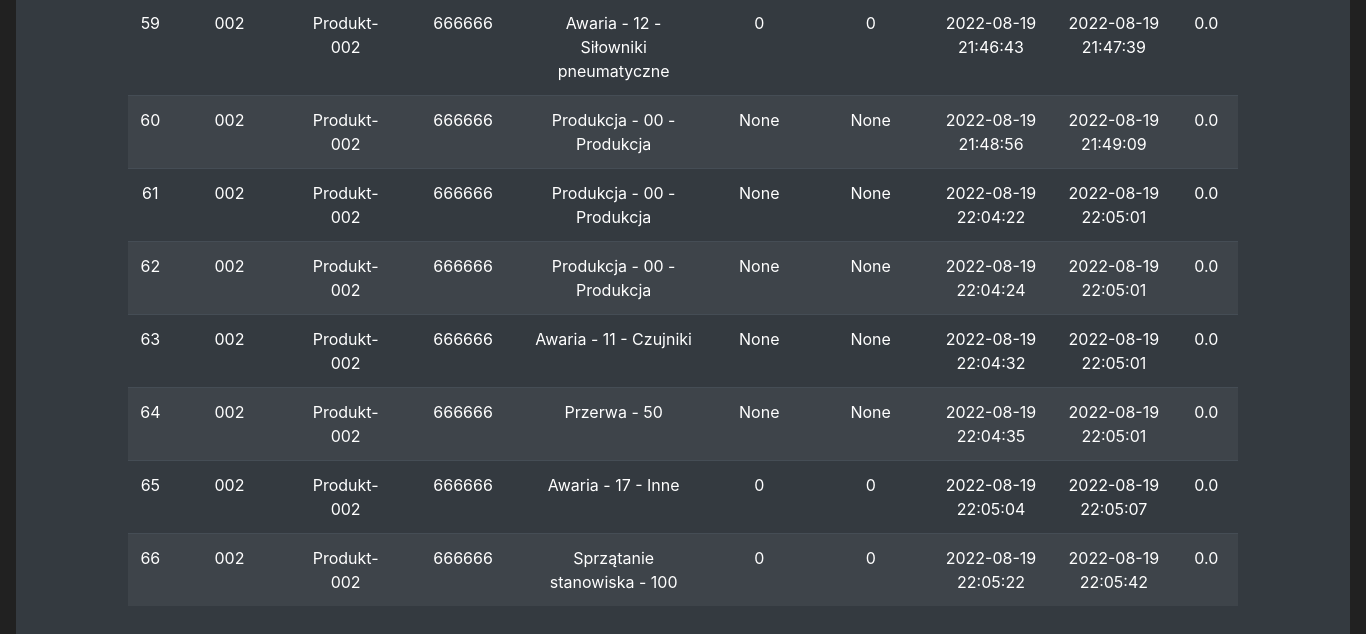
Page /eventTable (signed in, lower part) on the earlier database version.
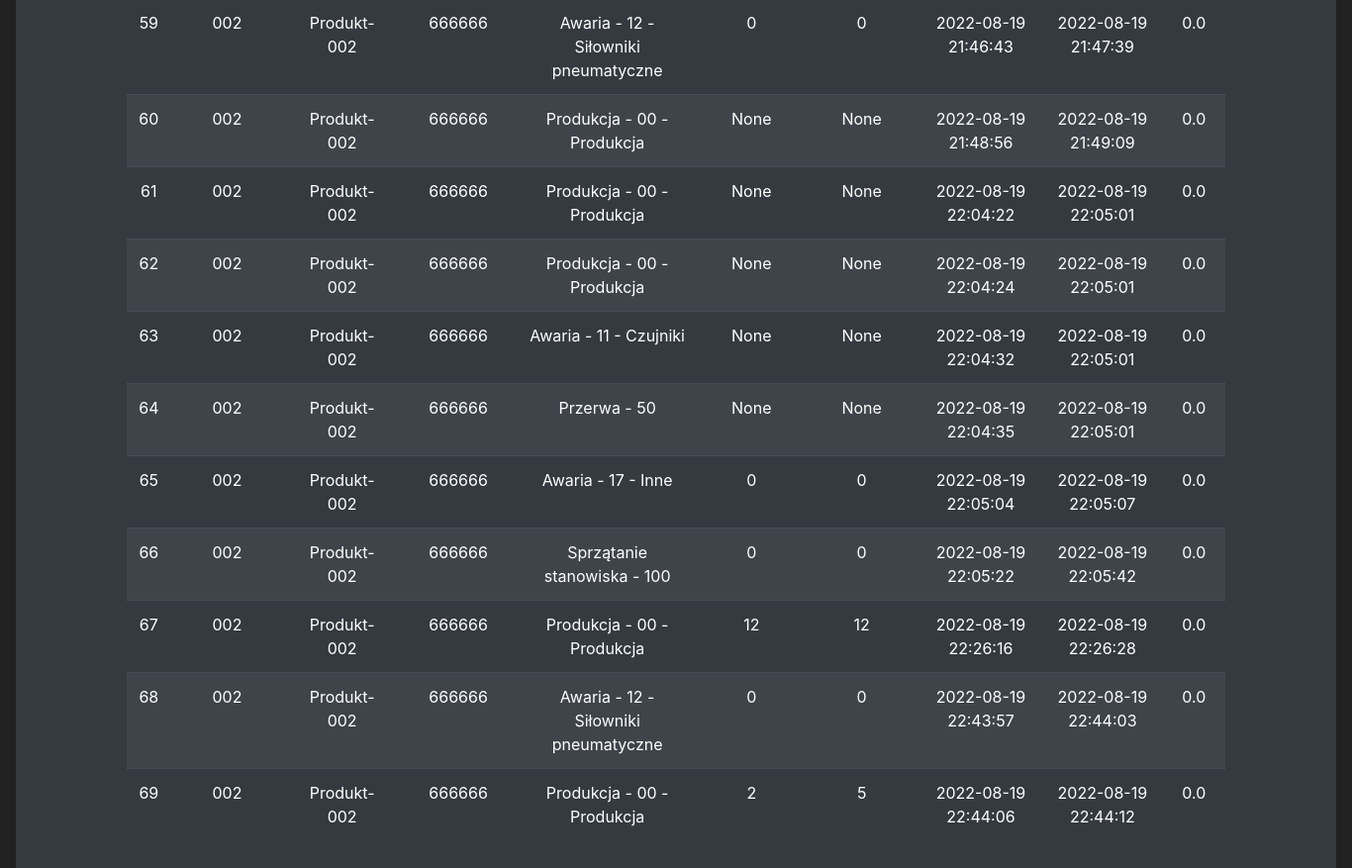
Same page on the later database version.
### mainApp/models/event.py (models this page shows, shortened)
class Event(db.Model):
    id = db.Column(db.Integer, primary_key=True)
    idProd = db.Column(db.Integer, db.ForeignKey(Product.id), nullable=True)
    idStatus = db.Column(db.Integer, db.ForeignKey(Status.id))
    startDate = db.Column(db.Integer)
    endDate = db.Column(db.Integer)
    okCounter = db.Column(db.Integer)
    nokCounter = db.Column(db.Integer)
    userID = db.Column(db.Integer, db.ForeignKey(User.id))

### mainApp/models/product.py (models this page shows, shortened)
class Product(db.Model):
    id = db.Column(db.Integer, primary_key=True)
    modelCode = db.Column(db.String(20), unique=True)
    modelName = db.Column(db.String(20))
    orderStatus = db.Column(db.String(20))
    startDate = db.Column(db.Integer)
    executionDate = db.Column(db.Integer)

### mainApp/models/user.py (models this page shows, shortened)
class User(UserMixin, db.Model):
    id = db.Column(db.Integer, primary_key=True, unique=True)
    username = db.Column(db.String(100), unique=True)
    password_hash = db.Column(db.String())
    email_address = db.Column(db.String())
    role = db.Column(db.Integer)

### mainApp/models/status.py (models this page shows, shortened)
class Status(db.Model):
    id = db.Column(db.Integer, primary_key=True)
    statusCode = db.Column(db.Integer)
    statusName = db.Column(db.String(20), unique=True)
    production = db.Column(db.String(20))

### mainApp/routes.py (the view)
@app.route('/eventTable', methods=['GET', 'POST'])
@login_required
def event_table_page():
    results = db.session.query(Status, User, Product, Event).filter(
        Event.startDate, Event.startDate, Event.userID == User.id, Event.idProd == Product.id, Event.idStatus == Status.id)
    finalEventTable = []
    for status, user, product, event in results:
        finalEvent = {}
        finalEvent["id"] = event.id
        finalEvent["modelCode"] = product.modelCode
        finalEvent["modelName"] = product.modelName
        finalEvent["username"] = user.username
        finalEvent["statusName"] = status.statusName
        finalEvent["okCounter"] = event.okCounter
        finalEvent["nokCounter"] = event.nokCounter
        finalEvent["startDate"] = datetime.fromtimestamp(event.startDate)
        if event.endDate:
            finalEvent["endDate"] = datetime.fromtimestamp(event.endDate)
            finalEvent["delta"] = round(
                (event.endDate - event.startDate)/86400, 1)
        else:
            finalEvent["endDate"] = "in progress"
            finalEvent["delta"] = "in progress"
        finalEventTable.append(finalEvent)
    for resfinalEvent in finalEventTable:
        print(resfinalEvent)
    return render_template('eventTable.html', finalEventTable=finalEventTable)

### mainApp/models/user.py (called while the page is built)
@login_manager.user_loader
def load_user(user_id):
    return User.query.get(int(user_id))

### mainApp/templates/eventTable.html (shortened to what this page needs)
{% extends 'base.html' %}
{% block content %}
<div class="text-center">
    <div class="container">
        <div class="table-responsive">
            <table class="table table-striped table-dark" style="width: 100%">
                {% for finalEvent in finalEventTable %}
                <tr>
                    <td>{{finalEvent.id}}</td>
                    <td>{{finalEvent.modelCode}}</td>
                    <td>{{finalEvent.modelName}}</td>
                    <td>{{finalEvent.username}}</td>
                    <td>{{finalEvent.statusName}}</td>
                    <td>{{finalEvent.okCounter}}</td>
                    <td>{{finalEvent.nokCounter}}</td>
                    <td>{{finalEvent.startDate}}</td>
                    <td>{{finalEvent.endDate}}</td>
                    <td>{{finalEvent.delta}}</td>
                </tr>
                {% endfor %}
            </table>
        </div>
    </div>
</div>
{% endblock %}

Differences in the rows shown:
added Event: id "67", modelCode "002", modelName "Produkt-002", username "666666", statusName "Produkcja - 00 - Produkcja", okCounter "12", nokCounter "12", startDate "2022-08-19 22:26:16", endDate "2022-08-19 22:26:28", delta "0.0"
added Event: id "68", modelCode "002", modelName "Produkt-002", username "666666", statusName "Awaria - 12 - Siłowniki pneumatyczne", okCounter "0", nokCounter "0", startDate "2022-08-19 22:43:57", endDate "2022-08-19 22:44:03", delta "0.0"
added Event: id "69", modelCode "002", modelName "Produkt-002", username "666666", statusName "Produkcja - 00 - Produkcja", okCounter "2", nokCounter "5", startDate "2022-08-19 22:44:06", endDate "2022-08-19 22:44:12", delta "0.0"
